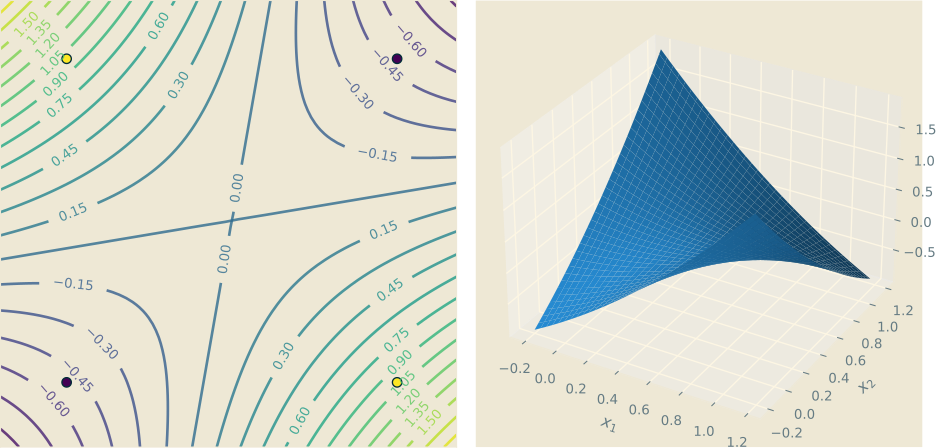

Write the Python code that produced this figure.
import matplotlib.pyplot as plt
import numpy as np
from mpl_toolkits.mplot3d import Axes3D


class KPerceptron(object):

    def __init__(self, ker='poly', gamma=1, coef0=1, degree=2, eta0=1.0, max_iter=100):
        self.ker = getattr(self, ker)
        self.gamma, self.coef0, self.degree = gamma, coef0, degree
        self.eta0, self.max_iter = eta0, max_iter

    def linear(self, Z):  # (|Z|,|SV|), linear = <Z,sv>
        sv = self.sv[self.sv_index]
        return np.dot(Z, sv.T)

    def poly(self, Z):  # (|Z|,|SV|), poly = (γ <Z,sv> + c)^d
        return (self.gamma * self.linear(Z) + self.coef0)**self.degree

    def rbf(self, Z):  # (|Z|,|SV|), rbf = exp(-2 γ |Z-sv|^2)
        sv = self.sv[self.sv_index]
        sv_norm = (sv**2).sum(axis=1)  # (|SV|,)
        Z_norm = (Z**2).sum(axis=1)  # (|Z|,)
        return np.exp(-2*self.gamma * (Z_norm.reshape(Z.shape[0], 1) - 2*self.linear(self, Z) + sv_norm))  # 用到了广播机制

    def decision_function(self, Z):  # 对Z的预测值
        return np.dot(self.ker(Z), self.alpha[self.sv_index])

    def fit(self, X, y, classes=None):
        m = X.shape[0]  # 样本数
        for k in range(self.max_iter):
            if not hasattr(self, 'sv'):
                self.alpha = np.zeros(m)
                self.sv_index = np.zeros(m, dtype=bool)
                self.sv = X
            indexes = np.random.permutation(m)  # 随机打乱样本顺序
            stop = True
            for i in np.arange(0, m):
                xi, yi = X[indexes[i], :], y[indexes[i]]
                if yi * self.decision_function(xi) <= 0:  # 预测错误 更新模型
                    self.alpha[indexes[i]] = self.alpha[indexes[i]] + yi * self.eta0
                    stop = False
                if self.alpha[indexes[i]] != 0:
                    self.sv_index[indexes[i]] = True
                else:
                    self.sv_index[indexes[i]] = False
            if stop:
                # print('模型在第%d轮训练完毕' % (i+1))
                return

        # print('达到最大迭代轮数')

    def predict(self, Z):
        return np.sign(self.decision_function(Z))

    def score(self, Z, y):
        return np.sum(self.predict(Z) == y) / float(y.size)


if __name__ == '__main__':
    X = np.array([[1, 1], [1, 0], [0, 1], [0, 0]])
    y = np.array([-1, 1, 1, -1])

    np.random.seed(1)

    figure = plt.figure(figsize=(10, 5))

    with plt.style.context('Solarize_Light2'):

        x_min, x_max = -0.2, 1.2
        y_min, y_max = -0.2, 1.2
        h = .02
        xx, yy = np.meshgrid(np.arange(x_min, x_max, h), np.arange(y_min, y_max, h))

        ax = plt.subplot(1, 2, 1)
        ax.set_xlim(xx.min(), xx.max())
        ax.set_ylim(yy.min(), yy.max())
        ax.set_xticks(())
        ax.set_yticks(())

        kp = KPerceptron(ker='poly', gamma=1, coef0=1, degree=2, eta0=0.5)
        kp.fit(X, y)
        acc = kp.score(X, y)

        Z = kp.decision_function(np.c_[xx.ravel(), yy.ravel()])
        Z = Z.reshape(xx.shape)

        # ax.contourf(xx, yy, Z, alpha=.8)
        contours = ax.contour(xx, yy, Z, 20, alpha=.8)
        ax.clabel(contours)

        ax.scatter(X[:, 0], X[:, 1], s=50, c=y, edgecolors='#002b36')
        # ax.text((xx.min()+xx.max())/2, yy.min()+0.05, ('acc = %.2f' % acc).lstrip('0'), size=14, horizontalalignment='center')

        ax = plt.subplot(1, 2, 2, projection='3d')
        ax.plot_surface(xx, yy, Z)

        ax.set_xlabel(r'$x_1$')
        ax.set_ylabel(r'$x_2$')

    plt.tight_layout()
    plt.show()
